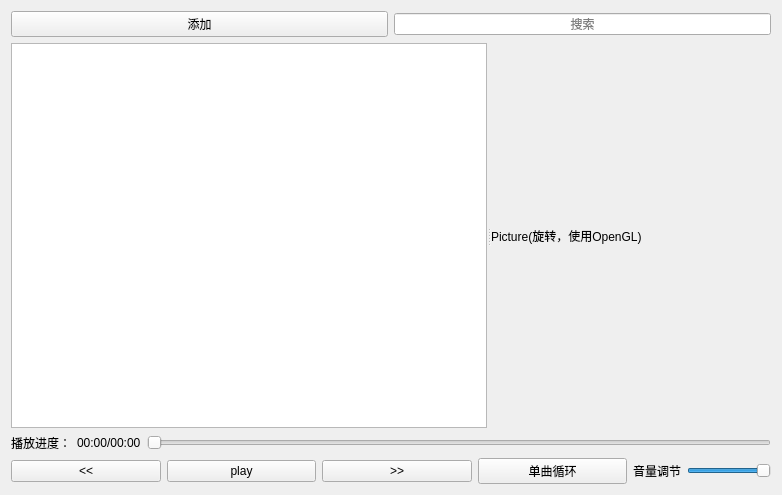
<?xml version="1.0" encoding="UTF-8"?>
<ui version="4.0">
 <class>AudioPlayerWidget</class>
 <widget class="QWidget" name="AudioPlayerWidget">
  <property name="geometry">
   <rect>
    <x>0</x>
    <y>0</y>
    <width>782</width>
    <height>495</height>
   </rect>
  </property>
  <property name="focusPolicy">
   <enum>Qt::StrongFocus</enum>
  </property>
  <property name="windowTitle">
   <string>Form</string>
  </property>
  <layout class="QVBoxLayout" name="verticalLayout">
   <item>
    <layout class="QHBoxLayout" name="horizontalLayout_2">
     <item>
      <widget class="QPushButton" name="btn_add">
       <property name="sizePolicy">
        <sizepolicy hsizetype="Expanding" vsizetype="Fixed">
         <horstretch>0</horstretch>
         <verstretch>0</verstretch>
        </sizepolicy>
       </property>
       <property name="text">
        <string>添加</string>
       </property>
      </widget>
     </item>
     <item>
      <widget class="QLineEdit" name="lineedit_search">
       <property name="sizePolicy">
        <sizepolicy hsizetype="Expanding" vsizetype="Fixed">
         <horstretch>0</horstretch>
         <verstretch>0</verstretch>
        </sizepolicy>
       </property>
       <property name="text">
        <string/>
       </property>
       <property name="alignment">
        <set>Qt::AlignCenter</set>
       </property>
       <property name="placeholderText">
        <string>搜索</string>
       </property>
      </widget>
     </item>
    </layout>
   </item>
   <item>
    <widget class="QSplitter" name="splitter">
     <property name="orientation">
      <enum>Qt::Horizontal</enum>
     </property>
     <widget class="QListWidget" name="listwidget">
      <property name="sizePolicy">
       <sizepolicy hsizetype="Expanding" vsizetype="Expanding">
        <horstretch>0</horstretch>
        <verstretch>0</verstretch>
       </sizepolicy>
      </property>
      <property name="contextMenuPolicy">
       <enum>Qt::CustomContextMenu</enum>
      </property>
      <property name="dragEnabled">
       <bool>true</bool>
      </property>
      <property name="dragDropMode">
       <enum>QAbstractItemView::InternalMove</enum>
      </property>
     </widget>
     <widget class="QLabel" name="label_picture">
      <property name="sizePolicy">
       <sizepolicy hsizetype="Expanding" vsizetype="Expanding">
        <horstretch>0</horstretch>
        <verstretch>0</verstretch>
       </sizepolicy>
      </property>
      <property name="text">
       <string>Picture(旋转，使用OpenGL)</string>
      </property>
     </widget>
    </widget>
   </item>
   <item>
    <layout class="QHBoxLayout" name="horizontalLayout_3">
     <item>
      <widget class="QLabel" name="label_2">
       <property name="text">
        <string>播放进度：</string>
       </property>
      </widget>
     </item>
     <item>
      <widget class="QLabel" name="label_time">
       <property name="text">
        <string>00:00/00:00</string>
       </property>
      </widget>
     </item>
     <item>
      <widget class="QSlider" name="slider_play">
       <property name="singleStep">
        <number>1</number>
       </property>
       <property name="pageStep">
        <number>0</number>
       </property>
       <property name="tracking">
        <bool>false</bool>
       </property>
       <property name="orientation">
        <enum>Qt::Horizontal</enum>
       </property>
      </widget>
     </item>
    </layout>
   </item>
   <item>
    <layout class="QHBoxLayout" name="horizontalLayout">
     <item>
      <widget class="QPushButton" name="btn_up">
       <property name="text">
        <string>&lt;&lt;</string>
       </property>
      </widget>
     </item>
     <item>
      <widget class="QPushButton" name="btn_playpause">
       <property name="text">
        <string>play</string>
       </property>
      </widget>
     </item>
     <item>
      <widget class="QPushButton" name="btn_down">
       <property name="text">
        <string>&gt;&gt;</string>
       </property>
      </widget>
     </item>
     <item>
      <widget class="QPushButton" name="btn_playmode">
       <property name="text">
        <string>单曲循环</string>
       </property>
      </widget>
     </item>
     <item>
      <widget class="QLabel" name="label_3">
       <property name="sizePolicy">
        <sizepolicy hsizetype="Fixed" vsizetype="Preferred">
         <horstretch>0</horstretch>
         <verstretch>0</verstretch>
        </sizepolicy>
       </property>
       <property name="text">
        <string>音量调节</string>
       </property>
      </widget>
     </item>
     <item>
      <widget class="QSlider" name="slider_sound">
       <property name="sizePolicy">
        <sizepolicy hsizetype="Fixed" vsizetype="Fixed">
         <horstretch>0</horstretch>
         <verstretch>0</verstretch>
        </sizepolicy>
       </property>
       <property name="maximum">
        <number>100</number>
       </property>
       <property name="pageStep">
        <number>0</number>
       </property>
       <property name="value">
        <number>100</number>
       </property>
       <property name="tracking">
        <bool>true</bool>
       </property>
       <property name="orientation">
        <enum>Qt::Horizontal</enum>
       </property>
      </widget>
     </item>
    </layout>
   </item>
  </layout>
 </widget>
 <resources/>
 <connections/>
</ui>
